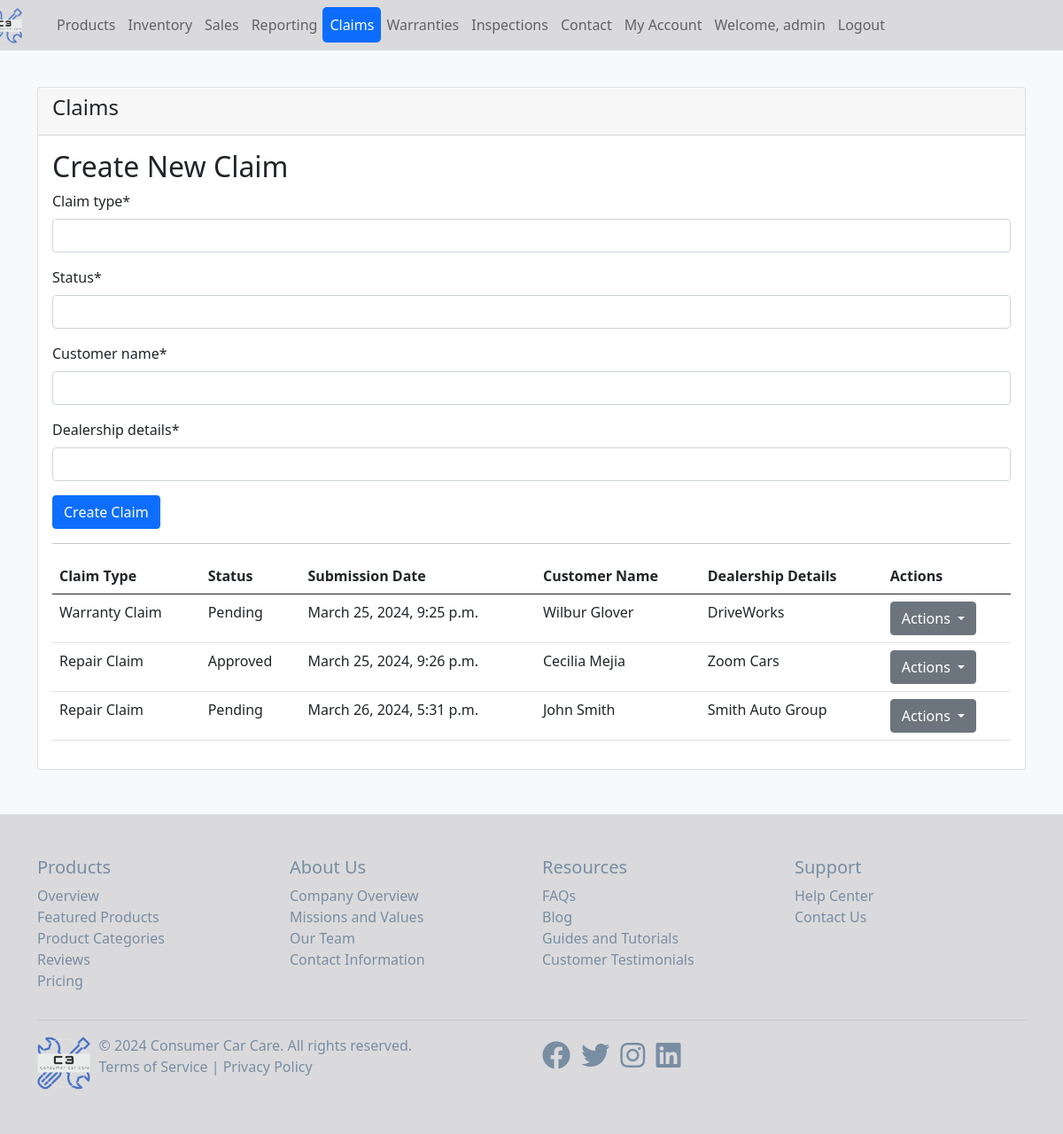
Screenshot of /claims/ (signed in) with the database file from the repository.
### main_app/models.py (models this page shows, shortened)
class Claim(models.Model):
    claim_type = models.CharField(max_length=100)
    status = models.CharField(max_length=100)
    submission_date = models.DateTimeField(default=timezone.now)
    customer_name = models.CharField(max_length=100)
    dealership_details = models.CharField(max_length=200)

### main_app/views.py (the view)
# urls.py: path('claims/', views.claims_view, name='claims'),
@login_required
def claims_view(request):
    if request.method == 'POST':
        form = ClaimForm(request.POST)
        if form.is_valid():
            form.save()
            return redirect('claims')
    else:
        form = ClaimForm()
    claims = Claim.objects.all()
    context = {
        'form': form,
        'claims': claims,
    }
    return render(request, 'main_app/claims.html', context)

### main_app/forms.py
class ClaimForm(forms.ModelForm):
    class Meta:
        model = Claim
        fields = ['claim_type', 'status', 'customer_name', 'dealership_details']

### main_app/templates/main_app/claims.html (shortened to what this page needs)
{% extends 'main_app/base.html' %}
{% load crispy_forms_tags %}
{% block content %}
<div class="container mt-5">
    <div class="row">
        <div class="col-md-12">
            <div class="card">
                <div class="card-header">
                    <h4>Claims</h4>
                </div>
                <div class="card-body">
                    <h2>Create New Claim</h2>
                    <form method="post">
                        {{ form|crispy }}
                        <button type="submit" class="btn btn-primary">Create Claim</button>
                    </form>
                    <hr>
                    <table class="table">
                        <thead>
                            <tr>
                                <th>Claim Type</th>
                                <th>Status</th>
                                <th>Submission Date</th>
                                <th>Customer Name</th>
                                <th>Dealership Details</th>
                                <th>Actions</th>
                            </tr>
                        </thead>
                        <tbody>
                            {% for claim in claims %}
                            <tr>
                                <td>{{ claim.claim_type }}</td>
                                <td>{{ claim.status }}</td>
                                <td>{{ claim.submission_date }}</td>
                                <td>{{ claim.customer_name }}</td>
                                <td>{{ claim.dealership_details }}</td>
                                <td>
                                    <div class="dropdown">
                                        <button class="btn btn-secondary dropdown-toggle" type="button" id="actionsDropdown{{ claim.id }}" data-toggle="dropdown" aria-haspopup="true" aria-expanded="false">
                                            Actions
                                        </button>
                                    </div>
                                </td>
                            </tr>
                            {% endfor %}
                        </tbody>
                    </table>
                </div>
            </div>
        </div>
    </div>
</div>
{% endblock %}

### main_app/templates/main_app/base.html (shortened to what this page needs)
{% load static %}
<!DOCTYPE html>
<html lang="en">
<head>
    <link rel="stylesheet" href="{% static 'main_app/css/bootstrap.min.css' %}">
    <link rel="stylesheet" href="https://cdnjs.cloudflare.com/ajax/libs/font-awesome/5.15.3/css/all.min.css">
</head>
<body>
    <nav class="navbar navbar-expand-lg navbar-light bg-custom-color">
        <div class="container">
            <div class="collapse navbar-collapse" id="navbarNav">
                <ul class="navbar-nav">
                    <li class="nav-item active">
                        <a class="nav-link" href="{% url 'home' %}">
                            <img src="{% static 'main_app/images/C3_transparent_cropped.png' %}" alt="Consumer Car Care Logo" height="40">
                        </a>
                    </li>
                    <li class="nav-item">
                        <a class="nav-link {% if request.path|slice:'0:9' == '/products' %}active{% endif %}" href="{% url 'products' %}">Products</a>
                    </li>
                    <li class="nav-item">
                        <a class="nav-link {% if request.path == '/inventory/' %}active{% endif %}" href="{% url 'inventory' %}">Inventory</a>
                    </li>
                    <li class="nav-item">
                        <a class="nav-link {% if request.path == '/sales-data/' %}active{% endif %}" href="{% url 'sales_data' %}">Sales</a>
                    </li>
                    <li class="nav-item">
                        <a class="nav-link {% if request.path == '/reporting-dashboard/' %}active{% endif %}" href="{% url 'reporting_dashboard' %}">Reporting</a>
                    </li>
                    <li class="nav-item">
                        <a class="nav-link {% if request.path == '/claims/' %}active{% endif %}" href="{% url 'claims' %}">Claims</a>
                    </li>
                    <li class="nav-item">
                        <a class="nav-link {% if request.path == '/warranties/' %}active{% endif %}" href="{% url 'warranties' %}">Warranties</a>
                    </li>
                    <li class="nav-item">
                        <a class="nav-link {% if request.path == '/inspections/' %}active{% endif %}" href="{% url 'inspections' %}">Inspections</a>
                    </li>
                    <li class="nav-item">
                        <a class="nav-link {% if request.path == '/contact/' %}active{% endif %}" href="{% url 'contact' %}">Contact</a>
                    </li>
                    {% if user.is_authenticated %}
                    {% if user.is_authenticated %}
                        <li class="nav-item">
                            <a class="nav-link {% if request.path == '/my-account/' %}active{% endif %}" href="{% url 'my_account' %}">My Account</a>
                        </li>
                    {% endif %}
                        <li class="nav-item">
                            <span class="nav-link">Welcome, {{ user.username }}</span>
                        </li>
                        <li class="nav-item">
                            <form method="post" action="{% url 'logout' %}">
                                <button class ="nav-link" type="submit">Logout</button>
                            </form>
                        </li>
                    {% else %}
                        <li class="nav-item">
                            <a class="nav-link {% if request.path == '/login/' %}active{% endif %}" href="{% url 'login' %}">Login</a>
                        </li>
                    {% endif %}
                </ul>
            </div>
        </div>
    </nav>
    {% block content %}
    {% endblock %}
    <footer class="bg-custom-color py-5">
        <div class="container">
          <div class="row">
            <div class="col-md-3">
              <h5>Products</h5>
              <ul class="list-unstyled">
                <li><a href="#">Overview</a></li>
                <li><a href="#">Featured Products</a></li>
                <li><a href="#">Product Categories</a></li>
                <li><a href="#">Reviews</a></li>
                <li><a href="#">Pricing</a></li>
              </ul>
            </div>
            <div class="col-md-3">
              <h5>About Us</h5>
              <ul class="list-unstyled">
                <li><a href="#">Company Overview</a></li>
                <li><a href="#">Missions and Values</a></li>
                <li><a href="#">Our Team</a></li>
                <li><a href="#">Contact Information</a></li>
              </ul>
            </div>
            <div class="col-md-3">
              <h5>Resources</h5>
              <ul class="list-unstyled">
                <li><a href="#">FAQs</a></li>
                <li><a href="#">Blog</a></li>
                <li><a href="#">Guides and Tutorials</a></li>
                <li><a href="#">Customer Testimonials</a></li>
              </ul>
            </div>
            <div class="col-md-3">
              <h5>Support</h5>
              <ul class="list-unstyled">
                <li><a href="#">Help Center</a></li>
                <li><a href="#">Contact Us</a></li>
              </ul>
            </div>
          </div>
          <hr>
          <div class="row align-items-center">
            <div class="col-md-6">
              <div class="d-flex align-items-center">
                <img src="{% static 'main_app/images/C3_transparent_cropped.png' %}" alt="Company Logo" height="60" class="mr-3">
                <div>
                  <p class="mb-0">&copy; 2024 Consumer Car Care. All rights reserved.</p>
                  <p><a href="#">Terms of Service</a> | <a href="#">Privacy Policy</a></p>
                </div>
              </div>
            </div>
            <div class="col-md-6 text-md-right">
              <ul class="list-inline">
                <li class="list-inline-item"><a href="#"><i class="fab fa-facebook fa-2x"></i></a></li>
                <li class="list-inline-item"><a href="#"><i class="fab fa-twitter fa-2x"></i></a></li>
                <li class="list-inline-item"><a href="#"><i class="fab fa-instagram fa-2x"></i></a></li>
                <li class="list-inline-item"><a href="#"><i class="fab fa-linkedin fa-2x"></i></a></li>
              </ul>
            </div>
          </div>
        </div>
      </footer>
</body>
</html>

### main_app/templates/main_app/base.html (style rules this page uses)
body { background-color: #f8f9fa; padding-top: 50px; }
footer { color: #798da3; text-decoration: none; margin-top: 50px; }
footer a { text-decoration: none; color: #798da3; }
.nav-link.active { background-color: #0c6dfd ; color: #ffffff !important; border-radius: 5px; }
.nav-link img { margin-left: -80px; margin-bottom: -8px; margin-top: -10px; padding-left: 15px; }
.navbar { position: fixed; top: 0; width: 100%; z-index: 1000; }
.bg-custom-color { background-color: #dadadc; }
.mr-3 { margin-right: 10px; }
button { border: 0; background-color: #dadadc; }
.navbar-nav .nav-item { margin-right: -2px; }

### rows the page displays
Claim: claim_type "Warranty Claim", status "Pending", submission_date "March 25, 2024, 9:25 p.m.", customer_name "Wilbur Glover", dealership_details "DriveWorks"
Claim: claim_type "Repair Claim", status "Approved", submission_date "March 25, 2024, 9:26 p.m.", customer_name "Cecilia Mejia", dealership_details "Zoom Cars"
Claim: claim_type "Repair Claim", status "Pending", submission_date "March 26, 2024, 5:31 p.m.", customer_name "John Smith", dealership_details "Smith Auto Group"

### other values shown
{{ user.username }} "admin"
